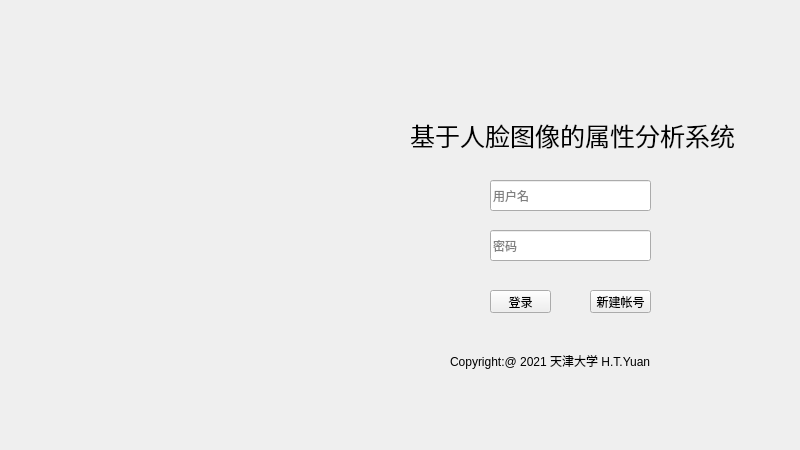
<?xml version="1.0" encoding="UTF-8"?>
<ui version="4.0">
 <class>Form</class>
 <widget class="QWidget" name="Form">
  <property name="geometry">
   <rect>
    <x>0</x>
    <y>0</y>
    <width>800</width>
    <height>450</height>
   </rect>
  </property>
  <property name="sizePolicy">
   <sizepolicy hsizetype="Fixed" vsizetype="Fixed">
    <horstretch>0</horstretch>
    <verstretch>0</verstretch>
   </sizepolicy>
  </property>
  <property name="minimumSize">
   <size>
    <width>800</width>
    <height>450</height>
   </size>
  </property>
  <property name="maximumSize">
   <size>
    <width>800</width>
    <height>450</height>
   </size>
  </property>
  <property name="windowTitle">
   <string>Login</string>
  </property>
  <property name="windowIcon">
   <iconset>
    <normaloff>/home/huatsing/Desktop/Project/images/logo.jpg</normaloff>/home/huatsing/Desktop/Project/images/logo.jpg</iconset>
  </property>
  <widget class="QLabel" name="lable_title">
   <property name="geometry">
    <rect>
     <x>410</x>
     <y>110</y>
     <width>331</width>
     <height>51</height>
    </rect>
   </property>
   <property name="font">
    <font>
     <pointsize>19</pointsize>
    </font>
   </property>
   <property name="text">
    <string>基于人脸图像的属性分析系统 </string>
   </property>
  </widget>
  <widget class="QLineEdit" name="edit_username">
   <property name="geometry">
    <rect>
     <x>490</x>
     <y>180</y>
     <width>161</width>
     <height>31</height>
    </rect>
   </property>
   <property name="placeholderText">
    <string>用户名</string>
   </property>
  </widget>
  <widget class="QPushButton" name="pub_login">
   <property name="geometry">
    <rect>
     <x>490</x>
     <y>290</y>
     <width>61</width>
     <height>23</height>
    </rect>
   </property>
   <property name="text">
    <string>登录</string>
   </property>
  </widget>
  <widget class="QLineEdit" name="edit_password">
   <property name="geometry">
    <rect>
     <x>490</x>
     <y>230</y>
     <width>161</width>
     <height>31</height>
    </rect>
   </property>
   <property name="echoMode">
    <enum>QLineEdit::Password</enum>
   </property>
   <property name="placeholderText">
    <string>密码</string>
   </property>
  </widget>
  <widget class="QPushButton" name="pub_newcount">
   <property name="geometry">
    <rect>
     <x>590</x>
     <y>290</y>
     <width>61</width>
     <height>23</height>
    </rect>
   </property>
   <property name="text">
    <string>新建帐号</string>
   </property>
  </widget>
  <widget class="QLabel" name="label_login_desk">
   <property name="geometry">
    <rect>
     <x>30</x>
     <y>30</y>
     <width>341</width>
     <height>391</height>
    </rect>
   </property>
   <property name="text">
    <string/>
   </property>
   <property name="pixmap">
    <pixmap>/home/huatsing/Desktop/Project/images/login_desktop.png</pixmap>
   </property>
  </widget>
  <widget class="QLabel" name="label_copyright">
   <property name="geometry">
    <rect>
     <x>450</x>
     <y>350</y>
     <width>301</width>
     <height>21</height>
    </rect>
   </property>
   <property name="text">
    <string>Copyright:@ 2021 天津大学 H.T.Yuan</string>
   </property>
  </widget>
 </widget>
 <resources/>
 <connections/>
</ui>
